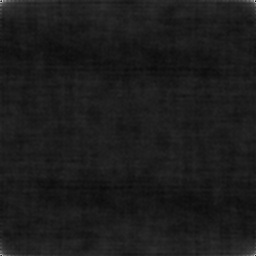

Source code (Python):
from audioop import reverse
import cv2 as cv
import numpy as np
import matplotlib.pyplot as plt
img = cv.imread('bridge.jpg', cv.IMREAD_GRAYSCALE)

nimg = np.zeros((128,128),dtype=np.uint8)

for i in range(128):
    for j in range(128):
        nimg[i][j]  = img[i*2][j*2]/4+img[i*2+1][j*2]/4+img[i*2][j*2+1]/4+img[i*2+1][j*2+1]/4

print(nimg.shape)

f = np.fft.fft2(nimg)
move1 = np.fft.fftshift(f)
#print(move1.shape) 
nnimg = np.zeros((256,256))
nnimg[ 64:192, 64:192] =move1
move2 = np.fft.ifftshift(nnimg)
#print(move2.shape)
newfp = np.abs(move2)  
nnimg= np.fft.ifft2(newfp).real.astype('uint8')
#print(nnimg.shape)
cv.imshow('bridge.jpg',img) 
cv.imshow('IFFT GRAGH', nnimg)           
cv.imwrite("1.3.jpg",nnimg)
cv.waitKey(0)
#cv.destroyAllWindows()
